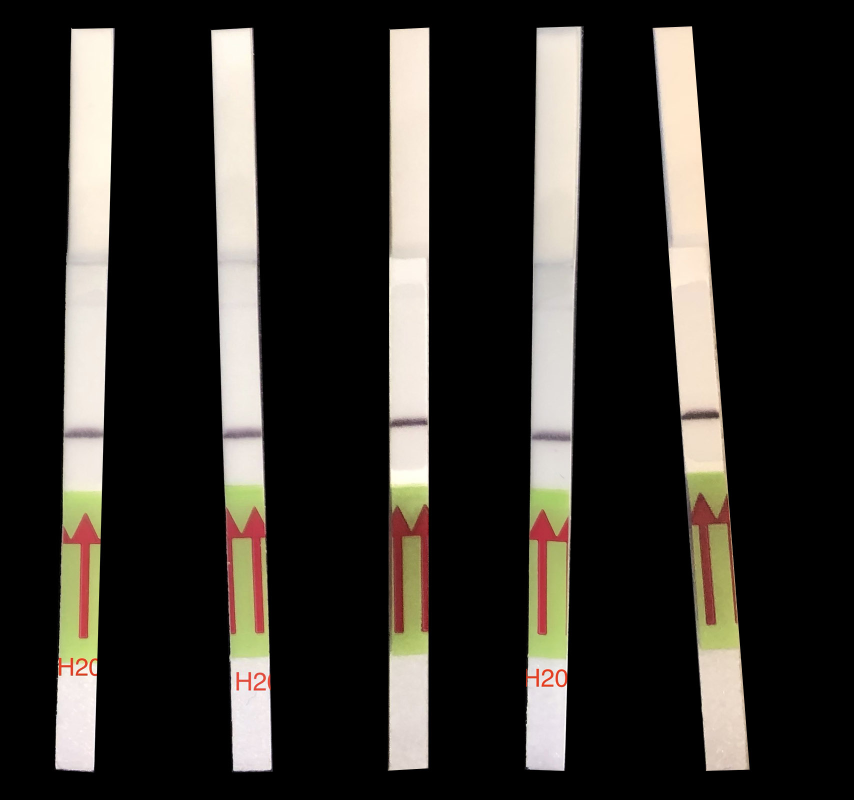
#> input picture notebooks/images/n2-controls.jpg, 1707 x 1600 px (shown at 1/2 size); the run also reads 1 picture not shown here
$ jupyter execute 'Threshold calculation.ipynb'
#> lines starting #> are read from the running program, lines starting #| are printed output that depends on the picture; after the words box and inside, x2 and y2 are one past the last pixel; in counts of white or black regions, pixels touching at a corner belong together
[cell 1]
import statistics
import cv2
import imutils
import math
import numpy as np
from matplotlib import pyplot as plt
import matplotlib.lines as mlines

## LOD threshold from negative control/low-concentration data

This script estimates the detection threshold using the method from Armbruster and Pry in "Limit of Blank, Limit of Detection and Limit of Quantitation":

https://www.ncbi.nlm.nih.gov/pmc/articles/PMC2556583/

with the formula:

LOB(controls) = Mean(controls) + 1.65 SD(controls)

Threshold = LOB(controls) + 1.65 SD(low-concentration samples)

[cell 2]
# Files with negative controls and low concentration

filename_cont = 'images/n2-controls.jpg'
filename_lowc = 'images/n2-low_concentration.jpg'

[cell 3]
# Some utilities

def makeOrderedBox(rect):
    """
    Return a 4-element tuple representing the corners of a box:
        idx 0 = top left corner
        idx 1 = top right corner
        idx 2 = bottom right corner
        idx 3 = botton left corner
    """
    box0 = cv2.boxPoints(rect)
    box0 = np.int0(box0)

    xval = [pt[0] for pt in box0]
    yval = [pt[1] for pt in box0]

    x0 = np.mean(xval)
    y0 = np.mean(yval)

    angles = []
    for i in range(0, len(box0)):
        xi = box0[i][0]
        yi = box0[i][1]
        x = xi - x0
        y = yi - y0
        a = np.arctan2(y, x)
        val = [a, i]
        angles += [val]

    angles.sort(key=lambda val: val[0], reverse=False)
    box = np.array([box0[val[1]] for val in angles])

    return box

def boxMinX(box):
    return min([pt[0] for pt in box])

def boxMaxX(box):
    return max([pt[0] for pt in box])

def boxMinY(box):
    return min([pt[1] for pt in box])

def boxMaxY(box):
    return max([pt[1] for pt in box])

def boxArea(box):
    x0 = np.mean([pt[0] for pt in box])
    y0 = np.mean([pt[1] for pt in box])
    p0 = np.array([x0, y0])

    area = 0
    n = len(box)
    for i in range(0, n):
        p1 = box[i]
        if i < n - 1:
            p2 = box[i + 1]
        else:
            p2 = box[0]

        # Heron's Formula
        a = np.linalg.norm(p1-p0)
        b = np.linalg.norm(p2-p0)
        c = np.linalg.norm(p1-p2)
        s = (a + b + c) / 2
        triarea = np.sqrt(s * (s - a) * (s - b) * (s - c))

        area += triarea

    return area

def rectArea(rect):
    return rect[1][0]*rect[1][1]

def pointDistance(p1, p2):
    """
    Given two poiints, each represented by a tuple (x1, y1), calculate the eucalidian distance
    between them.
    """
    return ((p1[0] - p2[0])**2 + (p1[1] - p2[1])**2)**0.5

# [88 lines left out: functions boxesIntersection, applyClahetoRGB, intersectLines, not called in this run]

def line(p1, p2):
    A = (p1[1] - p2[1])
    B = (p2[0] - p1[0])
    C = (p1[0]*p2[1] - p2[0]*p1[1])
    return A, B, -C

def intersection(L1, L2):
    D  = L1[0] * L2[1] - L1[1] * L2[0]
    Dx = L1[2] * L2[1] - L1[1] * L2[2]
    Dy = L1[0] * L2[2] - L1[2] * L2[0]
    if D != 0:
        x = Dx / D
        y = Dy / D
        return x,y
    else:
        return False

def rotate_image(img, center, angle, width, height):

   shape = (img.shape[1], img.shape[0]) # (length, height)

   matrix = cv2.getRotationMatrix2D((center[0], center[1]), angle, 1 )
   rotated = cv2.warpAffine( img, matrix, shape )

   x = int( center[0] - width/2  )
   y = int( center[1] - height/2 )

   cropped = rotated[ y:y+height, x:x+width ]

   return cropped

[cell 4]
# The actual detection code, all in a single function:

def getPeak(data):
    nrows = data.shape[0]
    start = int(nrows/2)
    values = np.array([])
    for r in range(0, nrows):
        values = np.append(values, np.mean(data[r]))

    v = values[start:-1]

    min_pos = np.argmin(v)
    peak = np.min(v)
    slope, y_int = np.polyfit(np.linspace(350, 549, 150).astype(int), [np.mean(row) for
                            row in data[400: 550]], deg=1)
    signal_height = y_int + slope * min_pos - peak

    return min_pos, signal_height, v

def getPeakValues(filename):
    # The maximum and minimum allowed ratios of the sides of the green box
#> called with filename = 'images/n2-controls.jpg'
    maxGreenBoxRatio = 140.0/528
    minGreenBoxRatio = 102.0/578

    # The maximum allowed ratio of the sides of the final deteted strip
    maxStripBoxRatio = 70/480

    # The maximum and minimum allowed ratios of the sides of the box defined by the red arrows
    maxRedBoxRatio = 42.0/91
    minRedBoxRatio = 14.0/104

    # The maximum and minimum allowed ratios of the areas of green boxes and red arrow-bounding boxes
    maxRedGreenBoxRatio = 3500.0/4000
    minRedGreenBoxRatio = 2000.0/4500
    # minRedGreenIntersection = 1000.0/4500

    # Minimum intensity for binary thresholding of the top portion of the strips
    minStripThreshold = 190

    # Sensitive area of the strip
    stripWidth = 200
    stripHeight = 2000
    stripHoldY = 900
    # maxPeakAlign = 50

    # Percentage of the margins to be removed
    marginFraction = 0.2

    # Red is at the beginning/end of the hue range, so it covers the [0-15] and the [170, 180]
    # (hue in OpenCV varies  between 0 and 180 degrees)
    lower_red1 = np.array([0, 50, 50])
    upper_red1 = np.array([13, 255, 255])
    lower_red2 = np.array([170, 50, 50])
    upper_red2 = np.array([180, 255, 255])

    # Green is between 20 and 90 (these ranges can be adjusted)
    lower_green = np.array([20, 50, 50])
    upper_green = np.array([83, 255, 255])

    # We can also use a large color range to encapsulate both red and green:
    lower_redgreen1 = np.array([0, 50, 50])
    upper_redgreen1 = np.array([83, 255, 255])
    lower_redgreen2 = np.array([170, 50, 50])
    upper_redgreen2 = np.array([180, 255, 255])

    image = cv2.imread(filename)
#> image is the input picture: shape (1600, 1707, 3); mean B, G, R 41.2, 45.7, 48.7
    image = cv2.GaussianBlur(image, (5,5), 0)

    # Processing Step 1: detecting the colored area in the strips
    image = cv2.imread(filename)
    image = cv2.GaussianBlur(image, (5,5), 0)
    # [8 lines of commented-out code are left out]
    hsv = cv2.cvtColor(image, cv2.COLOR_BGR2HSV)
#> hsv: shape (1600, 1707, 3); mean H, S, V 8.9, 13, 49.1

    # These strips have red arrows on a green background, so we define two masks, one for red and the other for green

    red_mask1 = cv2.inRange(hsv, lower_red1, upper_red1)
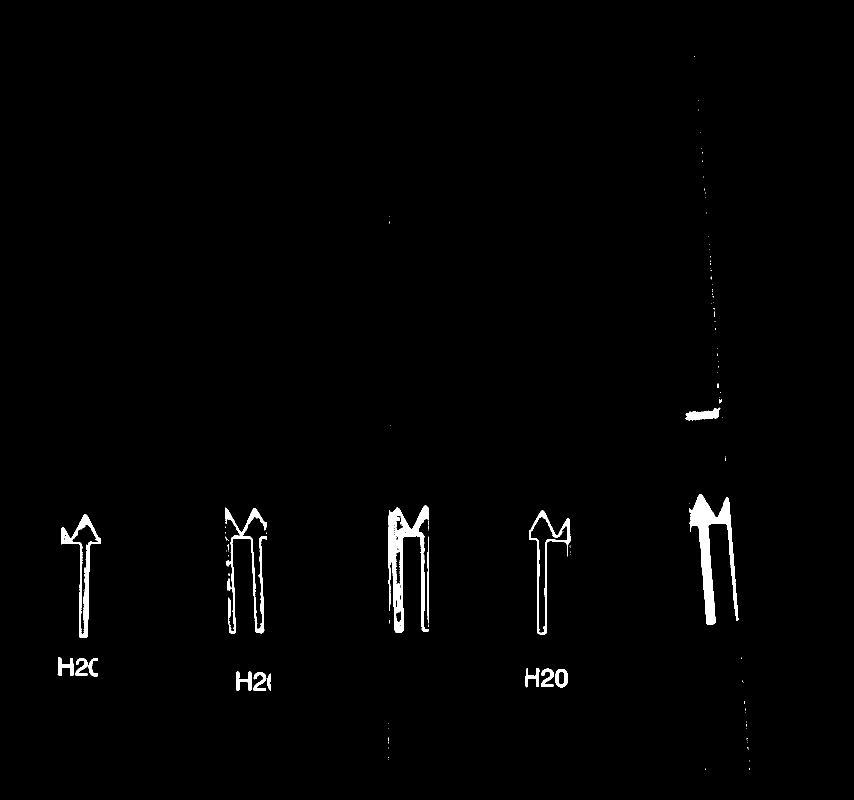
#> red_mask1: shape (1600, 1707) (shown at 1/2 size); 1.2% white; 122 white regions (103 under 20 px), largest, box (x1, y1, x2, y2) and area: (1378, 988, 1477, 1250) 8199, (777, 1011, 858, 1266) 7478, (450, 1015, 533, 1268) 4068
    red_mask2 = cv2.inRange(hsv, lower_red2, upper_red2)
#> red_mask2: shape (1600, 1707); 0.53% white; 53 white regions (36 under 20 px), largest, box (x1, y1, x2, y2) and area: (1061, 1034, 1135, 1266) 3931, (486, 1033, 533, 1258) 3256, (143, 1049, 196, 1269) 2190

    kernel = np.ones((2,2),np.uint8)
    red_mask = red_mask1 + red_mask2
#> red_mask: shape (1600, 1707); 1.7% white; 106 white regions (87 under 20 px), largest, box (x1, y1, x2, y2) and area: (777, 1011, 858, 1266) 10844, (450, 1015, 533, 1268) 9400, (1378, 988, 1477, 1250) 8259
    green_mask = cv2.inRange(hsv, lower_green, upper_green)
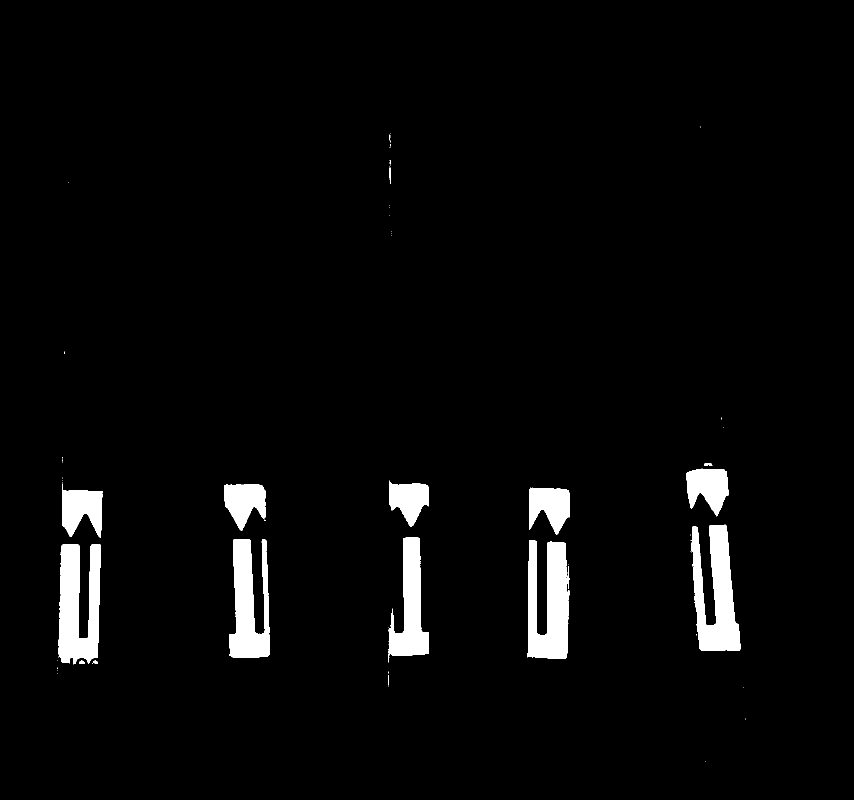
#> green_mask: shape (1600, 1707) (shown at 1/2 size); 3.4% white; 66 white regions (50 under 20 px), largest, box (x1, y1, x2, y2) and area: (1381, 1049, 1481, 1302) 14761, (116, 1088, 202, 1329) 14499, (1054, 1080, 1139, 1318) 14365
    redgreen_mask1 = cv2.inRange(hsv, lower_redgreen1, upper_redgreen1)
#> redgreen_mask1: shape (1600, 1707); 5.3% white; 123 white regions (98 under 20 px), largest, box (x1, y1, x2, y2) and area: (1370, 503, 1500, 1540) 35241, (115, 967, 205, 1353) 26227, (777, 939, 858, 1325) 24242
    redgreen_mask2 = cv2.inRange(hsv, lower_redgreen2, upper_redgreen2)
    mask = redgreen_mask1 + redgreen_mask2
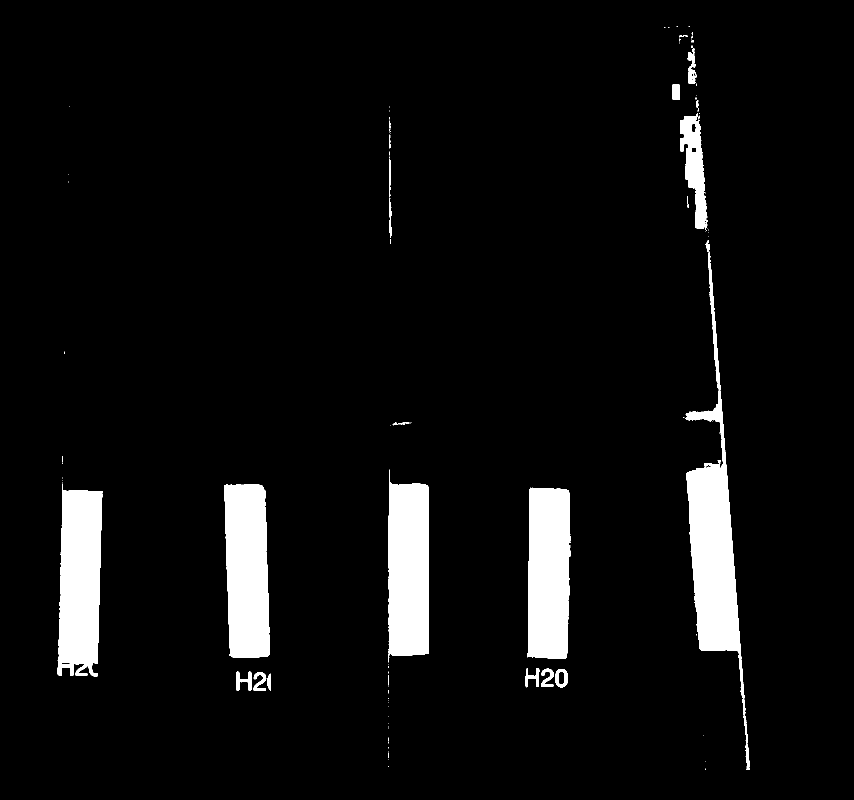
#> mask: shape (1600, 1707) (shown at 1/2 size); 5.8% white; 107 white regions (82 under 20 px)

    # Processing Step 2a: determining the bounding boxes for the red arrows.
    # Because the red hue seems to be well-conserved between images,
    # we have a high confidence of putting a box around all the red arrows.
    cnts = cv2.findContours(red_mask, cv2.RETR_EXTERNAL, cv2.CHAIN_APPROX_SIMPLE)
#> cnts = 106 contours, 89 with area under 20; largest, box (x1, y1, x2, y2) and area: (777, 1011, 858, 1266) 10225, (450, 1015, 533, 1268) 8874, (1378, 988, 1477, 1250) 7712, (1058, 1021, 1142, 1269) 6176, (122, 1028, 202, 1276) 5710
    cnts = imutils.grab_contours(cnts)

    # Create a copy of the original image to draw the bounding boxes on
    tmp = image.copy()

    red_boxes = []
    red_rectangles = []
    for c in cnts:
        M = cv2.moments(c)
        if M["m00"] == 0: continue

        rect = cv2.minAreaRect(c)
        box = makeOrderedBox(rect)

        # rect is a tuple with the following details:
        #    ( top-left corner(x,y),  (width,height),  angle of rotation )
        # As such, we can easily get the ratio of the sides of the detected boxes; note
        # that because for our purpose the sides are categorized into width and height
        # arbitrarily, we take the ratio of the sides as the lesser ratio:
        redBoxRatio = min(rect[1][0]/rect[1][1], rect[1][1]/rect[1][0])
        if redBoxRatio < minRedBoxRatio or maxRedBoxRatio < redBoxRatio: continue
        red_boxes += [box[0:]]
        red_rectangles += [rect]

        tmp = cv2.drawContours(tmp, [box], 0, (0,0,255), 10)
        tmp = cv2.circle(tmp, (box[0][0], box[0][1]), 3, (255,0,0), -1)
#> this loop made 106 passes
#> c on passes 1, 3, 4, 5, 6, 7, 9, 10: [[1411, 1537], [1411, 1539]], [[1498, 1521], [1498, 1522]], [[776, 1519]], [[777, 1514], [777, 1515]], [[1496, 1498]], [[777, 1497]], [[777, 1494]], [[1495, 1484]]
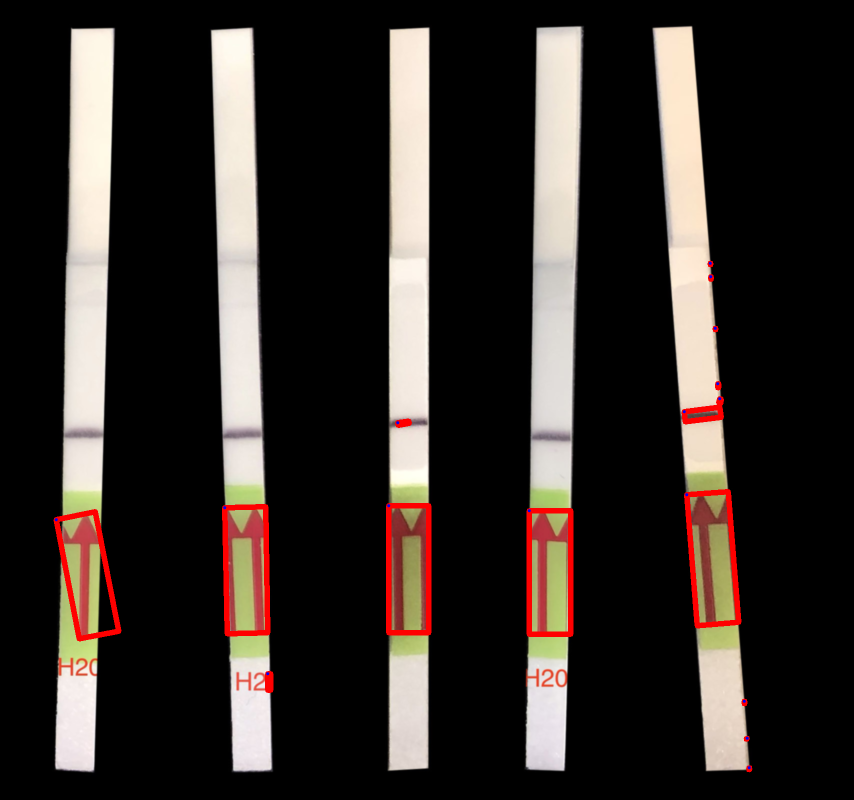
#> tmp: shape (1600, 1707, 3) (shown at 1/2 size); mean B, G, R 40.3, 44.3, 51
#> after the loop, red_boxes = 16 items; red_rectangles = 16 items

    # Processing Step 2b: finding green box candidates
    # Stage 1:
    #     Given a masked version of the image which includes red to green hues,
    #     find all green contours
    # Stage 2:
    #     Declare a green contour to be a green_rect_candidate to be further
    #     analyzed if the ratio of the sides of the contour are similar to that
    #     observed in the Sherlock strips.
    cnts = cv2.findContours(mask, cv2.RETR_EXTERNAL, cv2.CHAIN_APPROX_SIMPLE)
#> cnts = 107 contours, 86 with area under 20; largest, box (x1, y1, x2, y2) and area: (1370, 503, 1500, 1540) 34087, (115, 967, 205, 1353) 27935, (448, 968, 540, 1316) 27552, (777, 939, 858, 1325) 27148, (1054, 975, 1142, 1318) 26874
    cnts = imutils.grab_contours(cnts)

    # Create a copy of the original image to draw the bounding boxes on
    tmp = image.copy()

    green_box_candidates = []
    green_rect_candidates = []
    for c in cnts:
        M = cv2.moments(c)
        if M["m00"] == 0: continue

        rect = cv2.minAreaRect(c)
        box = makeOrderedBox(rect)

        # rect is a tuple with the following details:
        #    ( (x,y) of middle of top side of rect,  (width,height),  angle of rotation )
        # As such, we can easily get the ratio of the sides of the detected boxes; note
        # that because for our purpose the sides are categorized into width and height
        # arbitrarily, we take the ratio of the sides as the lesser ratio:
        greenBoxRatio = min(rect[1][0]/rect[1][1], rect[1][1]/rect[1][0])
        if greenBoxRatio < minGreenBoxRatio or maxGreenBoxRatio < greenBoxRatio: continue

        area = boxArea(box)
        green_box_candidates += [box[0:]]
        green_rect_candidates += [rect]

        tmp = cv2.drawContours(tmp, [box], 0, (0,0,255), 10)
        tmp = cv2.circle(tmp, (box[0][0], box[0][1]), 20, (255,0,0), -1)
#> this loop made 107 passes
#> c on passes 1, 2, 3, 4, 6, 7, 8, 9: [[1411, 1537], [1411, 1539]], [[776, 1532], [776, 1533]], [[1410, 1522]], [[776, 1519]], [[776, 1503], [776, 1504]], [[777, 1497]], [[777, 1494], [777, 1495]], [[777, 1484], [777, 1486]]
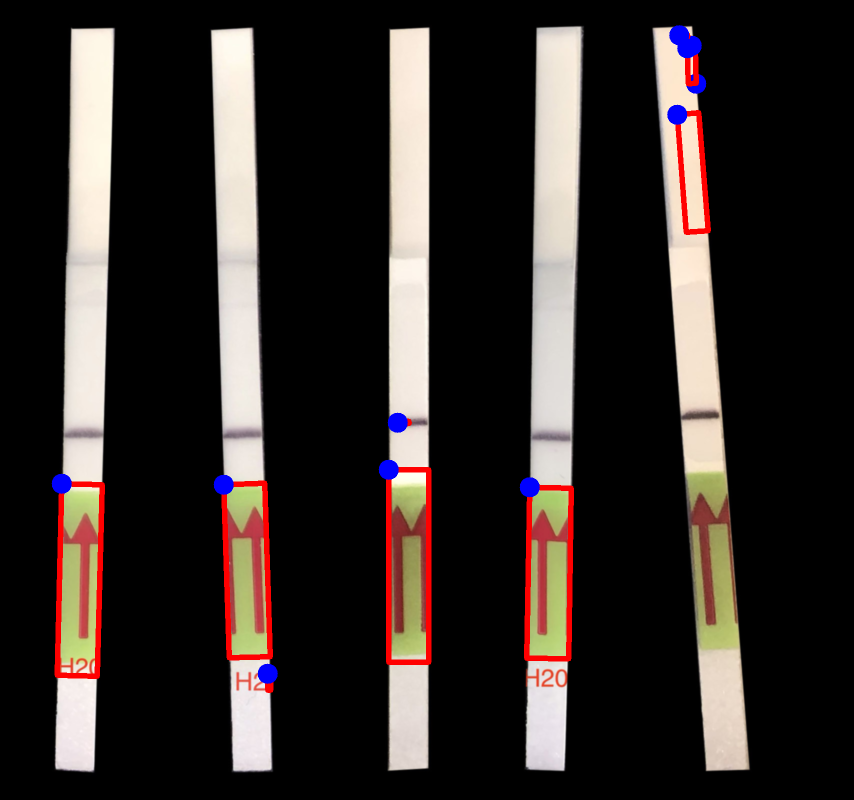
#> tmp: shape (1600, 1707, 3) (shown at 1/2 size); mean B, G, R 40.4, 43.4, 50.4
#> after the loop, green_box_candidates = 11 items; green_rect_candidates = 11 items

    # Processing Step 2c: filter the green_box_candidates based on size (imputed from
    # the red box areas) and shape (ratio of lengths of the sides).
    # Stage 1:
    #     Mark all candidate green boxes which are within a particular size range
    #     of a red box. Because we can put bounding boxes around red arrows with a
    #     high confidence, and there is little-to-no red hue in the source image
    #     excluding the red arrows, we can impute that the largest of these marked
    #     are the green boxes around the arrows (the contrary would suggest a large
    #     green spot in the source image, or some severe hue errors)
    # Stage 2:
    #     Sort the marked boxes by size; chose the second largest marked box as a
    #     representative green box
    # Stage 3:
    #     Filter out marked green boxes which are not a similar size as the
    #     representative green box.

    green_boxes = {}
    green_rects = {}
    for i, red_box in enumerate(red_boxes):
        red_box_area = boxArea(red_box)*1.0
        for j, green_box in enumerate(green_box_candidates):
            green_box_area = boxArea(green_box)*1.0
            redGreenBoxRatio = red_box_area/green_box_area
            if minRedGreenBoxRatio < redGreenBoxRatio < maxRedGreenBoxRatio:
                # now check for intersections:
                green_boxes[j] = True
                green_rects[j] = True
#> this loop made 16 passes
#> red_box on passes 6 to 12: [[1058, 1021], [1141, 1021], [1141, 1268], [1058, 1268]], [[449, 1015], [531, 1013], [535, 1265], [454, 1267]], [[777, 1011], [857, 1011], [857, 1265], [777, 1265]], [[1373, 989], [1456, 983], [1477, 1244], [1394, 1251]], [[795, 845], [817, 842], [818, 846], [796, 850]], [[1368, 823], [1439, 814], [1442, 834], [1370, 843]], [[1439, 797], [1442, 798], [1441, 806], [1437, 805]]
#> (the rest of the program and of its run is left out)
